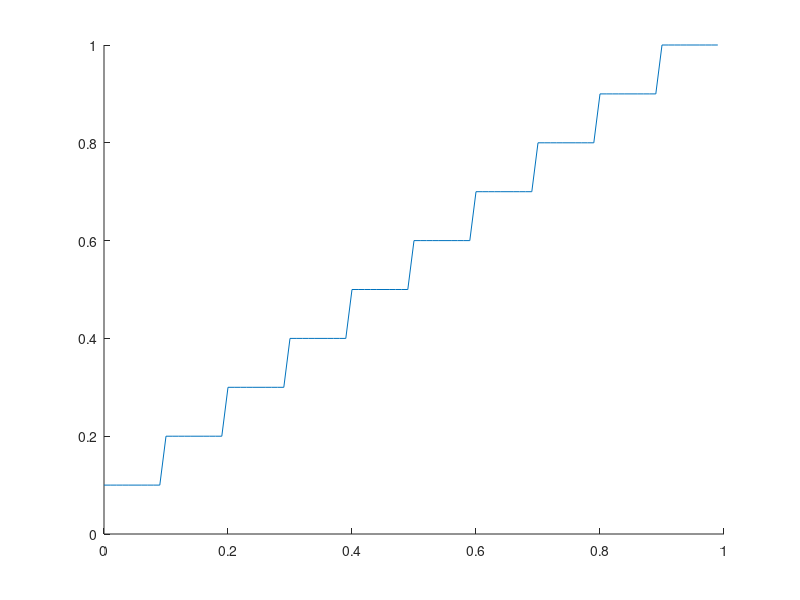

This chart was generated by the following MATLAB code:
% EXO 2.1
m = 10;
f = @(x, n) (floor(n * x) + 1) / n;

xa = 0:0.01:0.99;

hold on;
figure(1);
plot(xa, f(xa, m));
hold off;
